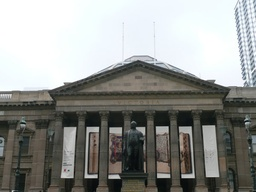
#> input picture Phase1/Data/Train/Set1/1.jpg, 256 x 192 px, shrunk from 600 x 450 before the run; its folder holds 3 pictures in this run
$ python main.py
#> lines starting #> are read from the running program, lines starting #| are printed output that depends on the picture
#!/usr/bin/evn python

"""
CMSC733 Spring 2022: Classical and Deep Learning Approaches for Geometric Computer Vision
Project1: MyAutoPano: Phase 1

Author(s):
Mayank Joshi
Masters student in Robotics,
University of Maryland, College Park

Adithya Gaurav Singh
Masters student in Robotics,
University of Maryland, College Park
"""

# Code starts here:
# Add any python libraries here
import numpy as np
import cv2
import os
import argparse

corner_img_count = 0
anms_img_count = 0
enc_img_count = 0
fm_img_count = 0
rns_img_count = 0
EPSILON = 1e-10
curr_out_dir = None


def show_corners(img, corners, display_img=True, save_img=False, header="Corners_"):
    global corner_img_count, anms_img_count, curr_out_dir

    if display_img or save_img:
        img_copy = img.copy()

        for feature_point in corners:
            x, y = feature_point[0], feature_point[1]
            x = int(x.item())
            y = int(y.item())
            cv2.circle(img_copy, (x, y), 1, (0, 0, 255), -1)

        if header == "corners_":
            corner_img_count += 1
            img_count = corner_img_count
        elif header == "anms_":
            anms_img_count += 1
            img_count = anms_img_count

        if display_img:
            print("[INFO]: Displaying Image: {}".format(header + str(img_count) + ".png"))
            cv2.namedWindow(header + str(img_count), cv2.WINDOW_FREERATIO)
            cv2.imshow(header + str(img_count), img_copy)
            cv2.waitKey(0)
        if save_img:
            out_dir = curr_out_dir
            if not os.path.exists(out_dir):
                os.makedirs(out_dir)
            cv2.imwrite(os.path.join(out_dir, header + str(img_count) + ".png"), img_copy)
            print("[INFO]: Saved Image: {}".format(header + str(img_count) + ".png"))


def detect_corners(img, feature_type=1, num_features=1000, display_img=True, save_img=False):
    gray_img = cv2.cvtColor(img, cv2.COLOR_BGR2GRAY)

    if feature_type != 1:
        print('\n')
        print("==============================================")
        print("[INFO]: Using Harris corner detection")
        corner_mask = cv2.cornerHarris(gray_img, 2, 3, 0.001)
        corner_mask[corner_mask < 0.001 * corner_mask.max()] = 0
        good_corners = np.where(corner_mask >= 0.001 * corner_mask.max())
        final_corners = []
        for corner_x, corner_y in zip(good_corners[1], good_corners[0]):
            final_corners.append([corner_x, corner_y])
        final_corners = np.array(final_corners)
    else:
        print('\n')
        print("==============================================")
        print("[INFO]: Using Shi-Tomasi corner detection")
        dst = cv2.goodFeaturesToTrack(gray_img, num_features, 0.01, 10)
        final_corners = np.int0(dst)
        final_corners = final_corners.reshape(final_corners.shape[0], 2)
        corner_mask = None

    print("[INFO]: Corners found in Image {}".format(len(final_corners)))
    show_corners(img, final_corners, display_img=display_img, save_img=save_img, header="corners_")

    return final_corners, corner_mask


def compute_ANMS(img, corners, corner_image, n_best=1000, display_img=True, save_img=False):
    print('\n')
    print("==============================================")
    if corner_image is not None:
        print("[INFO]: Started Adaptive Non-Maximal Suppression")
        r = []
        for corner_x_i, corner_y_i in corners:
            min_ED = 10000000000
            for corner_x_j, corner_y_j in corners:
                if corner_image[corner_y_j, corner_x_j] > corner_image[corner_y_i, corner_x_i]:
                    ED = (corner_y_j - corner_y_i) ** 2 + (corner_x_j - corner_x_i) ** 2
                    if ED < min_ED:
                        min_ED = ED
            r.append(min_ED)
        r = np.array(r)
        inds = r.argsort()[::-1]

        corners = corners[inds]
        corners = corners[:n_best]
        print("[INFO]: Corners found After ANMS {}".format(len(corners)))
    else:
        print("[INFO]: Not performing ANMS explicitly as Shi-Tomasi has inbuilt ANMS")

    show_corners(img, corners, display_img=display_img, save_img=save_img, header="anms_")

    return corners


def encode_features(feature_points, src, patch_size=(41, 41), display_img=True, save_img=False):
    """
    feature_points: list of keypoint/feature point around which we will take a patch of size 41x41
    src: input image
    patch_size: a small img which will be encoded as feature vector

    consider only those feature points around which 41x41 patch can be computed, ignore the boundary features
    """

    global enc_img_count, curr_out_dir

    enc_img_count += 1

    # assert patch size to be an odd number
    assert patch_size[0] % 2 != 0
    assert patch_size[1] % 2 != 0

    feature_dict = {}

    if len(src.shape) > 2:
        src = cv2.cvtColor(src, cv2.COLOR_BGR2GRAY)

    print('\n')
    print("==============================================")
    print("[INFO]: Started Feature Encoding")
    feature_count = 0
    for feature_point in feature_points:
        feature_count += 1

        x, y = feature_point[0], feature_point[1]
        x = int(x.item())
        y = int(y.item())

        horizontal_half = int((patch_size[0] - 1) / 2)
        vertical_half = int((patch_size[1] - 1) / 2)

        # consider a patch for processing iff it satisfies all of the four condition
        if x - horizontal_half < 0:
            continue
        if y - vertical_half < 0:
            continue
        if x + horizontal_half > src.shape[1]:
            continue
        if y + vertical_half > src.shape[0]:
            continue

        # if all conditions were met then we can take a patch around the feature point: (x, y)
        img_patch = src[y - vertical_half: y + vertical_half, x - horizontal_half: x + horizontal_half]

        kernel_size = (3, 3)
        blurred_patch = cv2.GaussianBlur(img_patch, kernel_size, 0)

        # sub-sample the patch to 8x8
        sub_sample = cv2.resize(blurred_patch, None, fx=0.2, fy=0.2, interpolation=cv2.INTER_CUBIC)

        if display_img:
            cv2.namedWindow("FD_" + str(feature_count), cv2.WINDOW_FREERATIO)
            cv2.imshow("FD_" + str(feature_count), sub_sample)
            cv2.waitKey(0)
        if save_img:
            out_dir = os.path.join(curr_out_dir, str(enc_img_count))
            if not os.path.exists(out_dir):
                os.makedirs(out_dir)
            cv2.imwrite(os.path.join(out_dir, "FD_" + str(feature_count) + ".png"), sub_sample)
            print("[INFO]: Saved Image: {}".format("FD_" + str(feature_count) + ".png"))

        feature_vector = sub_sample.reshape(-1)

        mean = feature_vector.mean()
        std = feature_vector.std()

        # subtract mean
        feature_vector = feature_vector - mean

        # divide by standard deviation
        feature_vector = feature_vector / std

        feature_dict[str(x) + "_" + str(y)] = feature_vector

    print("[INFO]: Completed Feature Encoding")
    print("[INFO]: Number of Feature Encoded are {}".format(len(feature_dict)))

    return feature_dict


def match_features(feature_dict_1, feature_dict_2, min_match_threshold):
    """
    feature_dict_1: corresponds to img1, key: (location of point as x_y) value: (64x1 feature vector)
    feature_dict_2: corresponds to img2, key: (location of point as x_y) value: (64x1 feature vector)
    """
    print('\n')
    print("==============================================")
    print("[INFO]: Started Feature Matching")
    matched_pairs = []
    for key1, val1 in feature_dict_1.items():
        ssd = {}
        for key2, val2 in feature_dict_2.items():
            ssd[key2] = np.linalg.norm(val1 - val2)

        sorted_dict = {k: v for k, v in sorted(ssd.items(), key=lambda item: item[1])}

        k1, score1 = list(sorted_dict.keys())[0], list(sorted_dict.values())[0]
        k2, score2 = list(sorted_dict.keys())[1], list(sorted_dict.values())[1]

        match_ratio = float(score1) / float(score2 + EPSILON)

        if match_ratio <= min_match_threshold:
            # keep this pair of matched point
            # extract points from key1 and key2 and store them
            img1_point = [int(key1.split("_")[0]), int(key1.split("_")[1])]
            img2_point = [int(k1.split("_")[0]), int(k1.split("_")[1])]

            matched_pairs.append([img1_point, img2_point])

    matched_pairs = np.array(matched_pairs)
    print("[INFO]: Completed Feature Matching")
    print("[INFO]: Matches found are {}".format(len(matched_pairs[:, 0])))

    return matched_pairs


def show_matching(img1, img2, points, display_img=True, save_img=False, type=None):
    global fm_img_count, curr_out_dir, rns_img_count

    points = points.copy()
    img_count = None
    header = "matching_"
    if type is None:
        fm_img_count += 1
        img_count = fm_img_count
        points1 = points[:, 0]
        points2 = points[:, 1]
    elif type == "RANSAC":
        rns_img_count += 1
        header = "RANSAC_"
        img_count = rns_img_count
        points1 = points[0]
        points2 = points[1]

    img1 = img1.copy()
    img2 = img2.copy()

    width = img1.shape[1] + img2.shape[1]
    height = max(img1.shape[0], img2.shape[0])
    output_img = np.zeros((height, width, 3), dtype=np.uint8)
    output_img[0: img1.shape[0], 0:img1.shape[1]] = img1
    output_img[0:img2.shape[0], img1.shape[1]:] = img2

    for idx in range(len(points1)):
        point1 = points1[idx]
        point2 = points2[idx]

        # add width of img1 to every point of img2
        point2[0] = point2[0] + img1.shape[1]

        cv2.line(output_img, point1, point2, (0, 255, 255), 1, 16)
        cv2.circle(output_img, point1, 3, (255, 0, 0), 1)
        cv2.circle(output_img, point2, 3, (255, 0, 0), 1)

    if display_img:
        cv2.namedWindow("Feature matching", cv2.WINDOW_FREERATIO)
        cv2.imshow("Feature matching", output_img)
        cv2.waitKey(0)

    if save_img:
        out_path = curr_out_dir
        if not os.path.exists(out_path):
            os.makedirs(out_path)
        cv2.imwrite(os.path.join(out_path, header + str(img_count) + ".png"), output_img)
        print("[INFO]: Saved Image: {}".format(header + str(img_count) + ".png"))


def get_inliers(val1, val2, thresh):
    num_vals = val1.shape[0]
    error = np.zeros(num_vals)

    for i in range(num_vals):
        error[i] = np.linalg.norm(val1[i] - val2[i])

    error[error <= thresh] = 1
    error[error > thresh] = 0

    inlier_count = np.sum(error)

    return inlier_count, error


def compute_RANSAC(matched_pairs, iterations=5000, thresh=5.0):

    print('\n')
    print("==============================================")
    print("[INFO]: Started RANSAC for outlier rejection")

    img1_points = matched_pairs[:, 0]
    img2_points = matched_pairs[:, 1]

    max_inlier_count = 0
    best_homo = np.ones([3, 3], np.float32)

    inlier_pair_indices = []
    num_points = img1_points.shape[0]

    for i in range(iterations):

        indices = np.random.choice(num_points, size=4)

        img1_random_points = img1_points[indices]
        img2_random_points = img2_points[indices]

        homo = cv2.getPerspectiveTransform(np.float32(img1_random_points), np.float32(img2_random_points))

        img1_points_stacked = np.vstack((img1_points[:, 0], img1_points[:, 1], np.ones([1, num_points])))
        img1_points_on_img2 = np.matmul(homo, img1_points_stacked)

        points_x = img1_points_on_img2[0, :] / (img1_points_on_img2[2, :] + EPSILON)
        points_y = img1_points_on_img2[1, :] / (img1_points_on_img2[2, :] + EPSILON)

        pred_points = np.array([points_x, points_y]).T
        true_points = img2_points

        inlier_count, error = get_inliers(true_points, pred_points, thresh)

        if inlier_count > max_inlier_count:
            max_inlier_count = inlier_count
            best_homo = homo
            inlier_pair_indices = np.where(error == 1)

    strong_pairs = np.array([img1_points[inlier_pair_indices], img2_points[inlier_pair_indices]])

    print("[INFO]: Completed RANSAC for outlier rejection")
    print("[INFO]: Strong pairs found are {}".format(len(strong_pairs[0])))

    return strong_pairs, best_homo


def stitch_images(img1, img2, homography):

    img1 = img1.copy()
    img2 = img2.copy()

    h1, w1, c1 = img1.shape
    h2, w2, c2 = img2.shape

    img1_points = np.array([[[0, 0]], [[0, h1]], [[w1, h1]], [[w1, 0]]], dtype=np.float32)
    img2_points = np.array([[0, 0], [0, h2], [w2, h2], [w2, 0]], dtype=np.float32)

    img1_points_on_img2 = cv2.perspectiveTransform(img1_points, homography)

    img1_points_on_img2 = img1_points_on_img2.reshape(img1_points_on_img2.shape[0], 2)
    shape = (img1_points_on_img2.shape[0] + img2_points.shape[0], img2_points.shape[1])
    merged_points = np.array([img1_points_on_img2, img2_points]).reshape(shape[0], shape[1])

    x_min, y_min = np.int0(np.min(merged_points, axis=0))
    x_max, y_max = np.int0(np.max(merged_points, axis=0))
    warped_img_shape = (x_max - x_min, y_max - y_min)

    homo_translate = np.array([[1, 0, -x_min], [0, 1, -y_min], [0, 0, 1]])

    warped_img = cv2.warpPerspective(img1, np.dot(homo_translate, homography), warped_img_shape)

    stitched_img = warped_img.copy()
    stitched_img[-1 * y_min: -1 * y_min + h2, -1 * x_min: -1 * x_min + w2] = img2

    zero_points = np.where(img2 == [0, 0, 0])
    y = zero_points[0] - y_min
    x = zero_points[1] - x_min

    stitched_img[y, x] = warped_img[y, x]

    thresh_img = cv2.cvtColor(stitched_img, cv2.COLOR_BGR2GRAY)
    _, thresh = cv2.threshold(thresh_img, 5, 255, cv2.THRESH_BINARY)
    contours, _ = cv2.findContours(thresh, cv2.RETR_EXTERNAL, cv2.CHAIN_APPROX_SIMPLE)
    x, y, w, h = cv2.boundingRect(contours[len(contours) - 1])
    final_stitched_img = stitched_img[y:y + h, x:x + w]

    return final_stitched_img


def blend_images(img1, img2, FeatureType=1, NumFeatures=1000, MinMatchThresh=10.0, NumIterations=5000, RansacThreshold=5.0, DisplayImgs=True, SaveImgs=False):

    prev_img = img1.copy()
    curr_img = img2.copy()
    """
    Corner Detection
    Save Corner detection output as corners.png
    """
    corners1, corner_mask1 = detect_corners(prev_img, feature_type=FeatureType, num_features=NumFeatures,
                                            display_img=DisplayImgs, save_img=SaveImgs)
    corners2, corner_mask2 = detect_corners(curr_img, feature_type=FeatureType, num_features=NumFeatures,
                                            display_img=DisplayImgs, save_img=SaveImgs)

    """
    Perform ANMS: Adaptive Non-Maximal Suppression
    Save ANMS output as anms.png
    """
    corners1 = compute_ANMS(prev_img, corners1, corner_mask1, NumFeatures, display_img=DisplayImgs, save_img=SaveImgs)
    corners2 = compute_ANMS(curr_img, corners2, corner_mask2, NumFeatures, display_img=DisplayImgs, save_img=SaveImgs)

    """
    Feature Descriptors
    Save Feature Descriptor output as FD.png
    """
    feature_dict1 = encode_features(corners1, prev_img, display_img=False, save_img=SaveImgs)
    feature_dict2 = encode_features(corners2, curr_img, display_img=False, save_img=SaveImgs)

    """
    Feature Matching
    Save Feature Matching output as matching.png
    """
    matched_points = match_features(feature_dict1, feature_dict2, MinMatchThresh)
    show_matching(prev_img, curr_img, matched_points, display_img=DisplayImgs, save_img=SaveImgs)

    """
    Refine: RANSAC, Estimate Homography
    """
    strong_pairs, final_homo = compute_RANSAC(matched_points, NumIterations, RansacThreshold)
    show_matching(prev_img, curr_img, strong_pairs, display_img=DisplayImgs, save_img=SaveImgs, type="RANSAC")

    blended_img = stitch_images(prev_img, curr_img, final_homo)

    if DisplayImgs:
        cv2.namedWindow("blended", cv2.WINDOW_FREERATIO)
        cv2.imshow("blended", blended_img)
        cv2.waitKey(0)

    return blended_img


def main():
    # Add any Command Line arguments here
    Parser = argparse.ArgumentParser()
    Parser.add_argument('--NumFeatures', default=1000, type=int,
                        help='Number of best features to extract from each image, Default:1000')
    Parser.add_argument('--FeatureType', default=1, type=int,
                        help='Type of Feature Detection. 1: shi-tomasi. 0: Harris , Default:1')
    Parser.add_argument('--DataDir', default="..//Data//Train//Set1",
                        help='Location of directory where a set of images are stored, Default: ..//Data//Train//Set1')
    Parser.add_argument('--MatchThresh', default=10.0, help='Threshold for Feature Matching, Default: 10.0')
    Parser.add_argument('--NumIterations', default=5000, help='Iterations to Run RANSAC, Default: 5000')
    Parser.add_argument('--RansacThresh', default=5.0, help='Threshold for Ransac Outlier Rejection, Default: 5.0')
    Parser.add_argument('--DisplayImages', default=True, help='Display the results as they are computed, Default:True')
    Parser.add_argument('--SaveImages', default=False, help='Save the results as they are computed, Default: False')
    Parser.add_argument('--OutDir', default="..//Data//Results", help='Location of directory where results will be stored, Default: ..//Data//Results')

    Args = Parser.parse_args()
    NumFeatures = Args.NumFeatures
    FeatureType = Args.FeatureType
    DataDir = Args.DataDir
    MinMatchThresh = Args.MatchThresh
    NumIterations = Args.NumIterations
    RansacThreshold = Args.RansacThresh
    DisplayImgs = Args.DisplayImages
    SaveImgs = Args.SaveImages
    OutDir = Args.OutDir

    if not os.path.exists(DataDir):
        print("[ERROR]: The following Directory does NOT Exist \n {}".format(DataDir))
    else:
        global curr_out_dir

        curr_out_dir = os.path.join(OutDir, os.path.basename(DataDir))
        if SaveImgs:
            if not os.path.exists(curr_out_dir):
                os.makedirs(curr_out_dir)

        """
        Read a set of images for Panorama stitching
        """
        img_dir = DataDir
        images = [cv2.imread(os.path.join(img_dir, str(i+1) + ".jpg")) for i in range(len(os.listdir(img_dir)))]
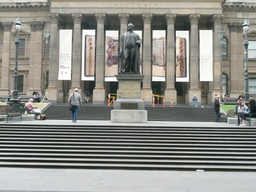
#> input picture Phase1/Data/Train/Set1/2.jpg, 256 x 192 px, shrunk from 600 x 450 before the run
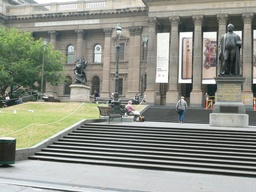
#> input picture Phase1/Data/Train/Set1/3.jpg, 256 x 192 px, shrunk from 600 x 450 before the run

        while True:
            i = 0
            num_imgs = len(images)
            blended_images = []
            if num_imgs == 1:
                break
            while i < num_imgs - 1:
                img1 = images[i]
                img2 = images[i + 1]

                blended_img = blend_images(img1, img2, FeatureType, NumFeatures, MinMatchThresh, NumIterations, RansacThreshold, DisplayImgs, SaveImgs)
                blended_images.append(blended_img)
                i += 1
            blended_images.reverse()
            images.clear()
            images = blended_images.copy()
#> this loop made 3 passes
#> num_imgs on pass 1: 3
#> num_imgs on pass 2: 2
#| [INFO]: Corners found in Image 162
#| [INFO]: Corners found in Image 152
#| [INFO]: Strong pairs found are 43
#| [INFO]: Corners found in Image 152
#| [INFO]: Corners found in Image 176
#| [INFO]: Strong pairs found are 40
#| [INFO]: Corners found in Image 231
#| [INFO]: Corners found in Image 185
#| [INFO]: Strong pairs found are 75
#> pass 1, in show_corners, `cv2.imshow(header + str(img_count), img_copy)`:
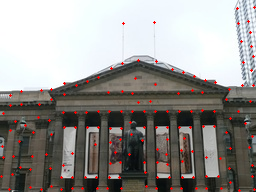
#> window 'corners_1': shape (192, 256, 3); mean B, G, R 142.5, 145.5, 148.1
#> pass 1, in detect_corners (call 2), `gray_img = cv2.cvtColor(img, cv2.COLOR_BGR2GRAY)`:
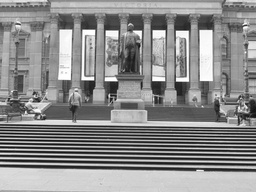
#> gray_img: shape (192, 256); min 12, max 255, mean 140.5
#> pass 1, in show_corners (call 2), `cv2.imshow(header + str(img_count), img_copy)`:
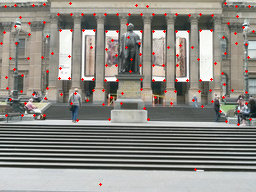
#> window 'corners_2': shape (192, 256, 3); mean B, G, R 132.9, 139, 142.8
#> after the loop:
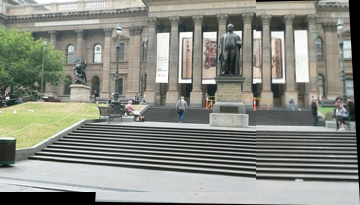
#> img1: shape (205, 360, 3); mean of channels 0, 1, 2 131.2, 140, 137.7; drawn as B, G, R

        print('\n')
        print("Final Image")
        cv2.namedWindow("final_image", cv2.WINDOW_FREERATIO)
        cv2.imshow("final_image", images[0])
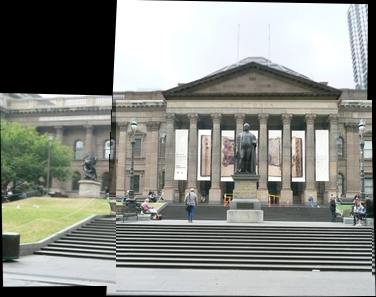
#> window 'final_image': shape (297, 376, 3); mean B, G, R 136, 142.2, 139.7
        cv2.waitKey(0)

        """
        Image Warping + Blending
        Save Panorama output as mypano.png
        """
        if SaveImgs:
            cv2.imwrite(os.path.join(curr_out_dir, "mypano.png"), images[0])


if __name__ == '__main__':
    main()
